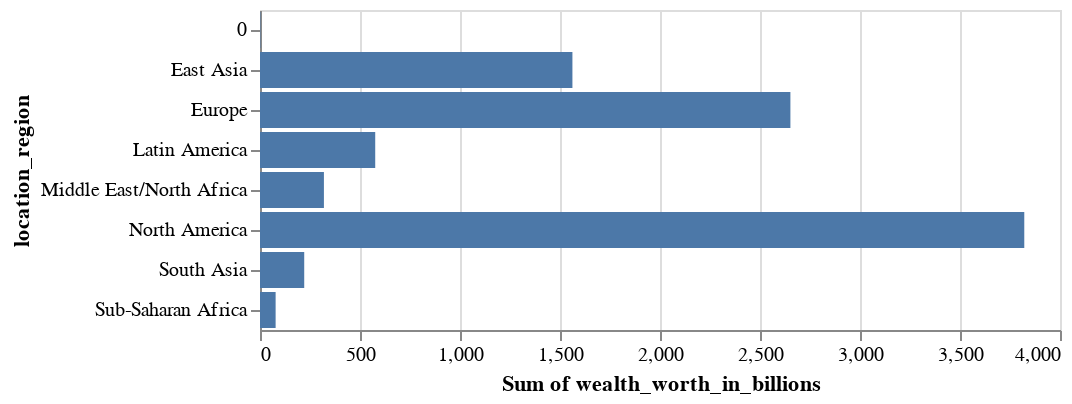

This figure's notebook cell:
### Code cell
alt.Chart(df).mark_bar().encode(
    alt.X("sum(wealth_worth_in_billions):Q", scale=alt.Scale(zero=False)),
    alt.Y("location_region"))

### Figure 1 — Vega-Lite specification as saved in the notebook (floating-point values rounded to 4 significant figures; data arrays with more than 128 entries replaced by an {"elided": "..."} marker saying what was removed)
{"config": {"view": {"continuousWidth": 400, "continuousHeight": 300}}, "data": {"name": "data-c77d2d44ba88954a9a3d5d12e5a4c008"}, "mark": "bar", "encoding": {"x": {"aggregate": "sum", "field": "wealth_worth_in_billions", "scale": {"zero": false}, "type": "quantitative"}, "y": {"field": "location_region", "type": "nominal"}}, "$schema": "https://vega.github.io/schema/vega-lite/v4.17.0.json", "datasets": {"data-c77d2d44ba88954a9a3d5d12e5a4c008": {"elided": "2614 records"}}}
